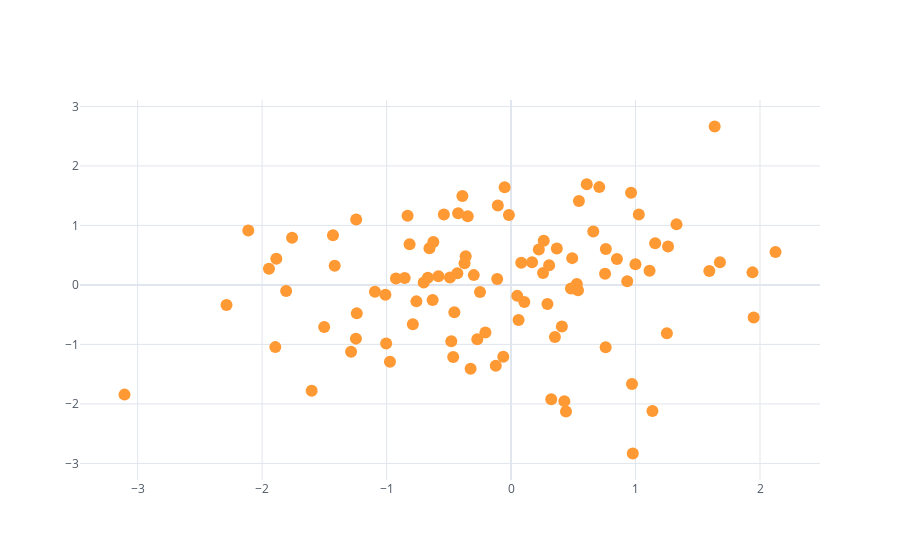

The code cell stored with this chart in its notebook:
### Code cell
df.iplot(x="a",y="b",mode="markers")
